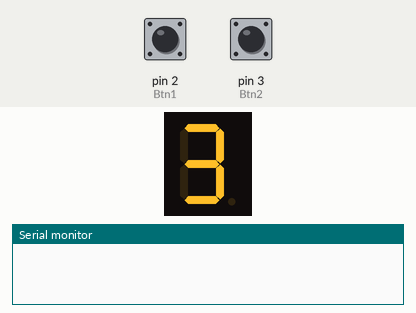
Simulated run of this sketch. Board: Arduino Uno, built with avr-gcc and run on an emulated ATmega328P. On the bench: 1-digit seven-segment display, the last lines printed to the serial monitor. Wiring (inferred from the names in the program): 1-digit 7-segment display, segments lit when HIGH: segments pin 13, pin 12, pin 11, pin 10, pin 9, pin 8, pin 7, pin 6. The inputs (shaded band) are chosen by the test bench; at power-on: pin 2 (Btn1) HIGH, pin 3 (Btn2) HIGH. The segment pins are drawn as the display they are named for.

Above: at 1.2 s.
1.3 s: pin 2 (Btn1) pulled LOW for 0.15 s
At 2.8 s:
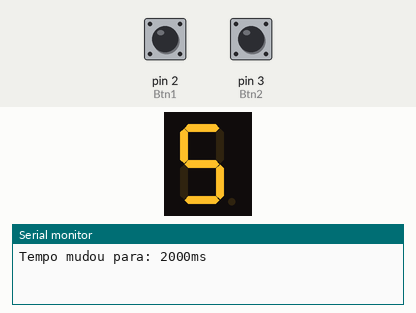
3.0 s: pin 3 (Btn2) pulled LOW for 1 s
At 5.3 s:
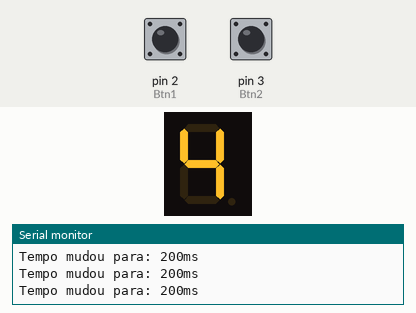
Timing chart, 0 to 6.8 s (numbered marks = the images above; inputs shaded):
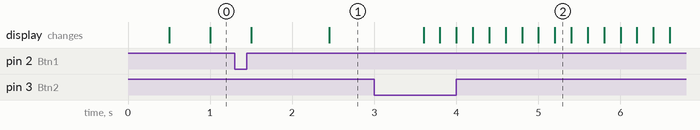

The sketch:

TP3_E1_Tudo.ino
```cpp
/////////////////////////////////////////////////
// Ficha Prática 3 Timers - Exercícios:
/////////////////////////////////////////////////

/////////////////////////////////////////////////
// Eduardo Miguel Moreira Junqueira nº30241 ERSC
/////////////////////////////////////////////////

/////////////////////////////////////////////////
// 2-Exercícios-Ex1
/////////////////////////////////////////////////

//////////////////////////////////////////////////////////////////////////////
// Ex2:https://www.tinkercad.com/things/9Og04U7c4pQ-fp3ex1/editel?returnTo=https%3A%2F%2Fwww.tinkercad.com%2Fdashboard&sharecode=DvNESbSVaNM3Z1w3JFShTlbJHbDQNtC0V0dli9kfqMk
//////////////////////////////////////////////////////////////////////////////

//////////////////////////////////////////////////////////////////
// Define I/0 Ports
//////////////////////////////////////////////////////////////////
//////////////////////////////////////////////////////////////////
// Define I/0 Ports
//////////////////////////////////////////////////////////////////

#define dW digitalWrite

#define	A 13
#define	B 12
#define	C 11
#define	D 10
#define	E 9
#define	F 8
#define	G 7
#define	DP 6
#define Btn1 2  // Botão para aumentar intervalo de tempo
#define Btn2 3  // Botão para diminuir intervalo de tempo

int cnt = 0;
int timeInterval = 500; // Intervalo inicial de 500ms

////////////////////////////////////////////////////////////////////
// Função para escrever no display de 7 segmentos
////////////////////////////////////////////////////////////////////

void write2Display(int num)
{
    const bool digits[10][7] = {
        {1, 1, 1, 1, 1, 1, 0},  // 0
        {0, 1, 1, 0, 0, 0, 0},  // 1
        {1, 1, 0, 1, 1, 0, 1},  // 2
        {1, 1, 1, 1, 0, 0, 1},  // 3
        {0, 1, 1, 0, 0, 1, 1},  // 4
        {1, 0, 1, 1, 0, 1, 1},  // 5
        {1, 0, 1, 1, 1, 1, 1},  // 6
        {1, 1, 1, 0, 0, 0, 0},  // 7
        {1, 1, 1, 1, 1, 1, 1},  // 8
        {1, 1, 1, 1, 0, 1, 1}   // 9
    };

    dW(A, digits[num][0]);
    dW(B, digits[num][1]);
    dW(C, digits[num][2]);
    dW(D, digits[num][3]);
    dW(E, digits[num][4]);
    dW(F, digits[num][5]);
    dW(G, digits[num][6]);
}

////////////////////////////////////////////////////////////////////
// Configuração do Timer 1 para diferentes intervalos de tempo
////////////////////////////////////////////////////////////////////

void initTimer1Int()
{
    noInterrupts();               // Desativa interrupções globais

    TCCR1A = 0;                   // Modo Normal
    TCCR1B = 0;                   // Limpar o registo
    TCCR1B |= (1 << WGM12);       // CTC Mode (Clear Timer on Compare Match)

    if (timeInterval == 500) {
        // Intervalo de 500ms
        TCCR1B |= (1 << CS12);    // Prescaler de 256
        OCR1A = 31250 - 1;        // 16MHz/256/500ms
    }
    else if (timeInterval == 200) {
        // Intervalo de 200ms
        TCCR1B |= (1 << CS12);    // Prescaler de 256
        OCR1A = 12500 - 1;        // 16MHz/256/200ms
    }
    else if (timeInterval == 2000) {
        // Intervalo de 2000ms (2 segundos)
        TCCR1B |= (1 << CS12);    // Prescaler de 256
        OCR1A = 125000 - 1;       // 16MHz/256/2000ms
    }

    TCNT1 = 0;                    // Inicializa o contador
    TIMSK1 |= (1 << OCIE1A);      // Habilita interrupção de comparação do Timer 1
    interrupts();                 // Ativa interrupções globais
}

////////////////////////////////////////////////////////////////////
// Rotina de interrupção do Timer 1
////////////////////////////////////////////////////////////////////

ISR(TIMER1_COMPA_vect)
{
    TCNT1 = 0;   // Reinicializar o valor do contador para evitar overflow
    cnt++;       // Incrementar o contador
    if (cnt > 9) // Reseta o contador após 9
    {
        cnt = 0;
    }
    write2Display(cnt); // Atualiza o display com o valor do contador
}

////////////////////////////////////////////////////////////////////
// Função Setup - Inicialização
////////////////////////////////////////////////////////////////////

void setup()
{
    Serial.begin(9600);    // Inicializa a comunicação serial

    pinMode(A, OUTPUT);
    pinMode(B, OUTPUT);
    pinMode(C, OUTPUT);
    pinMode(D, OUTPUT);
    pinMode(E, OUTPUT);
    pinMode(F, OUTPUT);
    pinMode(G, OUTPUT);
    pinMode(DP, OUTPUT);

    pinMode(Btn1, INPUT_PULLUP); // Botão 1 para aumentar o tempo
    pinMode(Btn2, INPUT_PULLUP); // Botão 2 para diminuir o tempo

    initTimer1Int();       // Inicializa o Timer 1 com o intervalo de tempo atual
}

////////////////////////////////////////////////////////////////////
// Função Loop - Teste de diferentes tempos e mostrar no Serial
////////////////////////////////////////////////////////////////////

void loop()
{
    // Verifica o estado dos botões para mudar o intervalo de tempo
    if (digitalRead(Btn1) == LOW) {
        if (timeInterval == 200) {
            timeInterval = 500;  // Aumenta para 500ms
        } else if (timeInterval == 500) {
            timeInterval = 2000; // Aumenta para 2000ms
        }
        delay(200);              // Debounce
        Serial.print("Tempo mudou para: ");
        Serial.print(timeInterval);
        Serial.println("ms");
        initTimer1Int();         // Reconfigura o Timer com o novo intervalo de tempo
    }

    if (digitalRead(Btn2) == LOW) {
        if (timeInterval == 2000) {
            timeInterval = 500;  // Diminui para 500ms
        } else if (timeInterval == 500) {
            timeInterval = 200;  // Diminui para 200ms
        }
        delay(200);              // Debounce
        Serial.print("Tempo mudou para: ");
        Serial.print(timeInterval);
        Serial.println("ms");
        initTimer1Int();         // Reconfigura o Timer com o novo intervalo de tempo
    }
}
```
